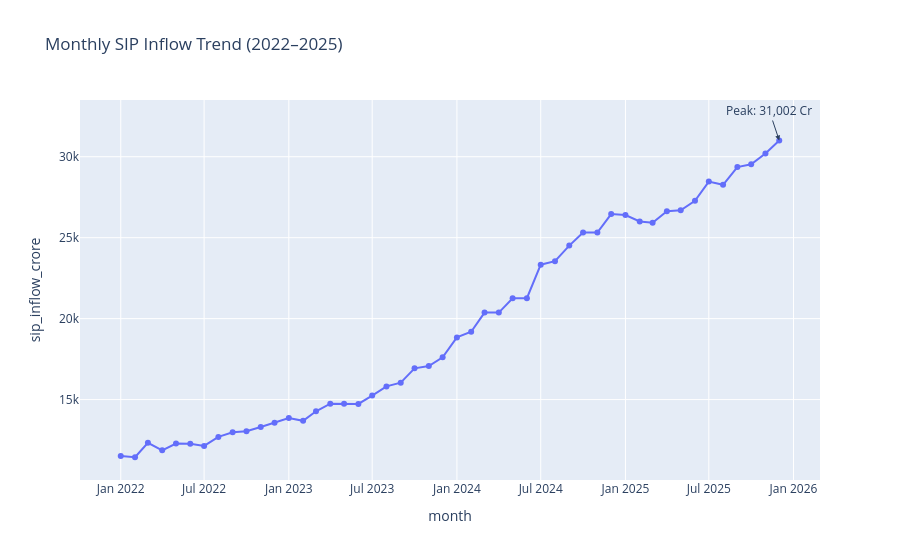

Notebook source saved alongside this figure:
### Code cell
highest = sip.loc[sip["sip_inflow_crore"].idxmax()]

fig = px.line(
    sip,
    x="month",
    y="sip_inflow_crore",
    title="Monthly SIP Inflow Trend (2022–2025)",
    markers=True
)

fig.add_annotation(
    x=highest["month"],
    y=highest["sip_inflow_crore"],
    text=f'Peak: {highest["sip_inflow_crore"]:,} Cr',
    showarrow=True,
    arrowhead=2
)

fig.show()
